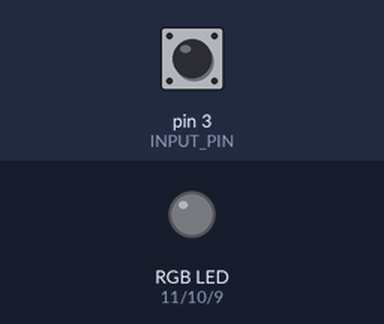
This sketch was run on a simulated Arduino Uno, built with avr-gcc and run on an emulated ATmega328P. On the bench: an RGB LED mixed from three pins (HIGH = lit). The inputs (shaded band) are chosen by the test bench; at power-on: pin 3 (INPUT_PIN) HIGH.

Above: at 1.2 s.
1.3 s: pin 3 (INPUT_PIN) pulled LOW for 0.15 s
At 1.9 s:
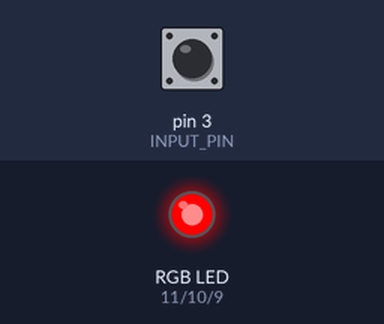
At 4.3 s:
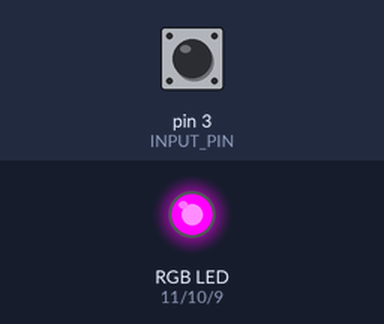
4.4 s: pin 3 (INPUT_PIN) pulled LOW for 3.2 s
At 9.0 s:
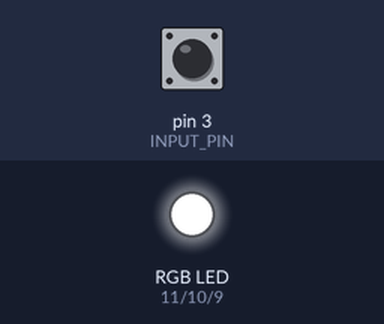
9.1 s: pin 3 (INPUT_PIN) pulled LOW for 1 s
Timing chart, 0 to 12.1 s (numbered marks = the images above; inputs shaded):
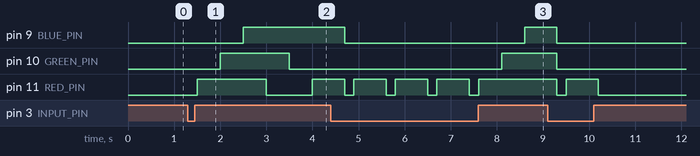

The sketch:

LED_Sequence.ino
```cpp
#define INPUT_PIN 3

// Pin definitions
#define RED_PIN 11
#define GREEN_PIN 10
#define BLUE_PIN 9

// default button state (input pullup).
uint8_t buttonState = 1;

// Enumerate the LED states.
typedef enum {
    STATE_R = 0,
    STATE_RG,
    STATE_RGB,
    STATE_GB,
    STATE_B,
    STATE_RB,
    STATE_COUNT
} LedState;

// bool to toggle state.
bool running = false;
// Enum initialization and starting state.
LedState state = STATE_R;

void setup() {
  // Initialize serial (UART) at 9600 baud.
  Serial.begin(9600);
  // set the pin to input pullup.
  pinMode(INPUT_PIN, INPUT_PULLUP);

  // Initialize the LED pins as outputs.
  pinMode(RED_PIN, OUTPUT);
  pinMode(GREEN_PIN, OUTPUT);
  pinMode(BLUE_PIN, OUTPUT);


}

void loop() {
  // Read the pinstate:
  buttonState = digitalRead(INPUT_PIN);

  // if button press is detected:
  if(buttonState == LOW){

    running = !running;     // toggle the running state
    delay(200);             // delay .2 s for debouncing
  }

  // Turn LEDs off every loop iteration
    digitalWrite(RED_PIN, 0);
    digitalWrite(GREEN_PIN, 0);
    digitalWrite(BLUE_PIN, 0);

  if(running){

    // switch / case statement to transition LED states.
    switch (state)
    {
      case STATE_R:     // Red LED only.
        digitalWrite(RED_PIN, HIGH);
        break;

      case STATE_RG:    // Red & Green LED.
        digitalWrite(RED_PIN, HIGH);
        digitalWrite(GREEN_PIN, HIGH);
        break;

      case STATE_RGB:   // Red, Green & Blue LEDs.
        digitalWrite(RED_PIN, HIGH);
        digitalWrite(GREEN_PIN, HIGH);
        digitalWrite(BLUE_PIN, HIGH);
        break;

      case STATE_GB:    // Green & Blue LEDs.
        digitalWrite(GREEN_PIN, HIGH);
        digitalWrite(BLUE_PIN, HIGH);
        break;

      case STATE_B:     // Blue LED only.
        digitalWrite(BLUE_PIN, HIGH);
        break;

      case STATE_RB:    // Red & Blue LEDs.
        digitalWrite(RED_PIN, HIGH);
        digitalWrite(BLUE_PIN, HIGH);
        break;

      default:
        break;
    }

    // Increment the state only if running.
    state = (state + 1) % STATE_COUNT;
    // delay 1/2 sec.
    delay(500);
  }else{
    // If not running, reset the state to the first state.
    state = STATE_R;
  }

}
```

char_LEDs.c
```cpp
#define ARRAY_SIZE 14

#define RED_PIN 11
#define GREEN_PIN 10
#define BLUE_PIN 9

// Enter your desired word in curly brackets, and update ARRAY_SIZE macro -> number of characters + 1 (for '\0')
char gMyArray[ARRAY_SIZE] = {"biogeographer"};

// Initialize global struct for color counts
struct colorCount{
  uint8_t RED = 0;
  uint8_t GREEN = 0;
  uint8_t BLUE = 0;
};

struct colorCount gC;

void foundRed(){
  // Increment counter
  gC.RED += 1;
  // Print color / count
  Serial.print("RED \tCount: ");
  Serial.println(gC.RED);
  // Turn on Red LED
  digitalWrite(RED_PIN, HIGH);
  // Delay 0.5 sec
  delay(500);
  // Turn off Red LED
  digitalWrite(RED_PIN, LOW);

}

void foundGreen(){
  // Increment counter
  gC.GREEN += 1;
  // Print color / count
  Serial.print("GREEN \tCount: ");
  Serial.println(gC.GREEN);
  // Turn on Green LED
  digitalWrite(GREEN_PIN, HIGH);
  // Delay 0.5 sec
  delay(500);
  // Turn off Green LED
  digitalWrite(GREEN_PIN, LOW);

}

void foundBlue(){
  // Increment counter
  gC.BLUE += 1;
  // Print color / count
  Serial.print("BLUE \tCount: ");
  Serial.println(gC.BLUE);
  // Turn on Blue LED
  digitalWrite(BLUE_PIN, HIGH);
  // Delay 0.5 sec
  delay(500);
  // Turn off Blue LED
  digitalWrite(BLUE_PIN, LOW);

}

void setup() {
  // put your setup code here, to run once:
  Serial.begin(9600);
  pinMode(RED_PIN, OUTPUT);
  pinMode(GREEN_PIN, OUTPUT);
  pinMode(BLUE_PIN, OUTPUT);

  int i;
  Serial.println();

  // Loop through char array for key letters (r,R,g,G,b,B) and call the appropriate function.
  for(i = 0; i < ARRAY_SIZE - 1; i++){

    if((gMyArray[i] == 'r') || (gMyArray[i] == 'R')){
      foundRed();

    }else if ((gMyArray[i] == 'g') || (gMyArray[i] == 'G')){
      foundGreen();

    }else if ((gMyArray[i] == 'b') || (gMyArray[i] == 'B')){
      foundBlue();

    }
  }

}

void loop() {
  // put your main code here, to run repeatedly:

}
```

second_max.c
```cpp
#include <stdio.h>

#define ARRAY_SIZE 51

// Global variables

// Note that this is a straight C program; it's not formatted for use with Arduino, but can be easily adapted to do so.

// initialize a zero array of size = ARRAY_SIZE
int gMyArray[ARRAY_SIZE] = {0};

// initialized integers to store the max and second-max numbers found
int gMax;
int g2Max;


int main()
{
    // Fill the array with known maximum and second maximum numbers.
    for(int i = 0; i < ARRAY_SIZE; i++){
        gMyArray[i] = 50 - i;
    }

    // Loop through the array
    for(int i = 0; i < ARRAY_SIZE - 1; i++){
        if(gMyArray[i] > gMax){             // If the current value is greater than the highest,
          g2Max = gMax;                     // save that number as the new second-highest.
          gMax = gMyArray[i];               // Then save the highest number variable as the current number

        }else if (gMyArray[i] > g2Max){     // Otherwise if the current number is ONLY larger than the second highest,
          g2Max = gMyArray[i];              // save the second highest as the current number
        }
    }

    gMyArray[50] = g2Max;

    for(int i = 0; i < ARRAY_SIZE - 1; i++){

        printf("index: (%d) = %d\n", i, gMyArray[i]);
    }

        printf("\n2nd maximum: %d", g2Max);

    return 0;


}
```

twice_square.c
```cpp
#include <stdio.h>

#define ARRAY_SIZE 512

// Global variables
struct s_myStruct
{
    unsigned long int myArray[ARRAY_SIZE];
};

// Function which writes to an array of size ARRAY_SIZE, the value 2 * i^2
struct s_myStruct twiceSquare(void){

    struct s_myStruct x = {0};

    for(int i = 0; i < ARRAY_SIZE; i++){
        x.myArray[i] = 2UL * (unsigned long)i * (unsigned long)i;
    }

    return x;

}

int main()
{

    struct s_myStruct y = twiceSquare();

    for(int i = 0; i < ARRAY_SIZE; i++){
        printf("2 * %d^2 = %lu\n", i, y.myArray[i]);
    }

    return 0;

}
```

user_entered_array.c
```cpp
#include <stdio.h>

#define ARRAY_SIZE 10

int myArray[ARRAY_SIZE] = {0};
int gSum = 0;
float gAverage = 0;


int main()
{

    for(int i = 0; i < ARRAY_SIZE; i++){
        scanf("%d", &myArray[i]);
        gSum += myArray[i];
    }

    printf("\nResult:\n");

    for(int i = 0; i < ARRAY_SIZE; i++){
        printf("%d\n", myArray[i]);
    }

    gAverage = (float)gSum / (float)ARRAY_SIZE;
    printf("Sum: %d\t Average: %.2f", gSum, gAverage);

    return 0;
}
```

Measured:
- after the input at 1.3 s, pin 9 (BLUE_PIN): LOW → HIGH after 1.2 s; pin 10 (GREEN_PIN): LOW → HIGH after 0.70 s, → LOW 1.5 s later; pin 11 (RED_PIN): LOW → HIGH after 0.20 s, → LOW 1.5 s later, → HIGH 1.0 s later
